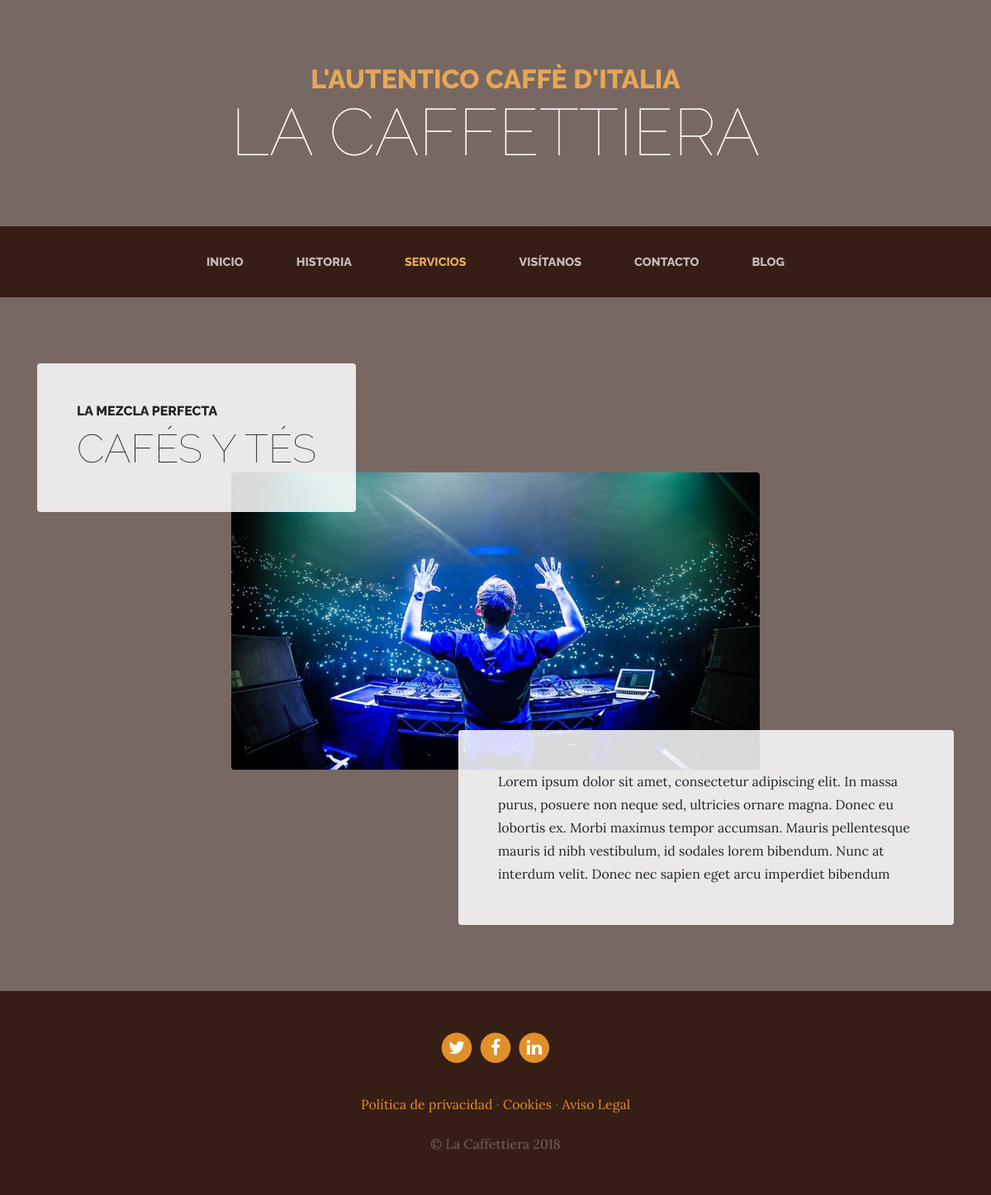
Page /services/ on the committed database.
### services/models.py (models this page shows, shortened)
class Service(models.Model):
    title = models.CharField(verbose_name="Título", max_length=200)
    subtitle = models.CharField(verbose_name="Subtítulo", max_length=200)
    content = models.TextField(verbose_name="Contenido")
    image = models.ImageField(verbose_name="Imagen", upload_to="services")
    created = models.DateTimeField(verbose_name="Fecha de creación", auto_now_add=True)
    updated = models.DateTimeField(verbose_name="Fecha de edición", auto_now=True)
    class Meta:
        verbose_name = "servicio"
        verbose_name_plural = "servicios"
        ordering = ["-created"]

### pages/models.py (models this page shows, shortened)
class Page(models.Model):
    title = models.CharField(verbose_name="Título", max_length=200)
    content = RichTextField(verbose_name="Contenido")
    order = models.SmallIntegerField(verbose_name="Orden", default=0)
    created = models.DateTimeField(auto_now_add=True, verbose_name="Fecha de creación")
    updated = models.DateTimeField(auto_now=True, verbose_name="Fecha de edición")
    class Meta:
        verbose_name = "página"
        verbose_name_plural = "páginas"
        ordering = ['order', 'title']

### services/views.py (the view)
# urls.py: path('', views.services, name="services")
def services(request):
    services = Service.objects.all()
    return render(request, "services.html", {'services': services})

### pages/templatetags/pages_extras.py (called while the page is built)
@register.simple_tag
def get_page_list():
    pages = Page.objects.all()
    return pages

### social/processors.py (called while the page is built)
def ctx_dict(request):
    ctx = {}
    links = Link.objects.all()
    for link in links:
        ctx[link.key] = link.url
    return ctx

### services/templates/services.html (shortened to what this page needs)
{% extends 'base.html' %}
{% load static %}
{% block body %}
  {% for service in services %}
    <section class="page-section">
      <div class="container">
        <div class="product-item">
          <div class="product-item-title d-flex">
            <div class="bg-faded p-5 d-flex mr-auto rounded">
              <h2 class="section-heading mb-0">
                <span class="section-heading-upper">{{service.title }}</span>
                <span class="section-heading-lower">{{service.subtitle }}</span>
              </h2>
            </div>
          </div>
          <img class="product-item-img mx-auto d-flex rounded img-fluid mb-3 mb-lg-0" src="{{ service.image.url }}" alt="">
          <div class="product-item-description d-flex ml-auto">
            <div class="bg-faded p-5 rounded">
              <p class="mb-0">{{service.content }}</p>
            </div>
          </div>
        </div>
      </div>
    </section>
  {% endfor %}
{% endblock %}

### core/templates/base.html (shortened to what this page needs)
<!DOCTYPE html>
<html lang="es">
<head>
    {% load static %}
    <link href="{% static 'vendor/bootstrap/css/bootstrap.min.css' %}" rel="stylesheet">
    <link href="{% static 'vendor/font-awesome/css/font-awesome.min.css' %}" rel="stylesheet" type="text/css">
    <link href="{% static 'css/business-casual.css' %}" rel="stylesheet"> </head>
<body>
    <h1 class="site-heading text-center text-white d-none d-lg-block">
      <span class="site-heading-upper text-primary mb-3">L'autentico caffè d'italia</span>
      <span class="site-heading-lower">La Caffettiera</span>
    </h1>
    <nav class="navbar navbar-expand-lg navbar-dark py-lg-4" id="mainNav">
        <div class="container"> <a class="navbar-brand text-uppercase text-expanded font-weight-bold d-lg-none" href="{% url 'home' %}">La Caffettiera</a>
            <div class="collapse navbar-collapse" id="navbarResponsive">
                <ul class="navbar-nav mx-auto">
                    <li class="nav-item px-lg-4 {% if request.path == '/' %}active{% endif %}"> <a class="nav-link text-uppercase text-expanded" href="{% url 'home' %}">Inicio</a> </li>
                    <li class="nav-item px-lg-4 {% if request.path == '/about/' %}active{% endif %}"> <a class="nav-link text-uppercase text-expanded" href="{% url 'about' %}">Historia</a> </li>
                    <li class="nav-item px-lg-4 {% if request.path == '/services/' %}active{% endif %}"> <a class="nav-link text-uppercase text-expanded" href="{% url 'services' %}">Servicios</a> </li>
                    <li class="nav-item px-lg-4 {% if request.path == '/store/' %}active{% endif %}"> <a class="nav-link text-uppercase text-expanded" href="{% url 'store' %}">Visítanos</a> </li>
                    <li class="nav-item px-lg-4 {% if request.path == '/contact/' %}active{% endif %}"> <a class="nav-link text-uppercase text-expanded" href="{% url 'contact' %}">Contacto</a> </li>
                    <li class="nav-item px-lg-4 {% if request.path|slice:":6" == '/blog/' %}active{% endif %}"> <a class="nav-link text-uppercase text-expanded" href="{% url 'blog' %}">Blog</a> </li>
                </ul>
            </div>
        </div>
    </nav>
    {% block body %}{% endblock %}
    <footer class="footer text-faded text-center py-5">
        <div class="container">
            <p class="m-0">
                {% if LINK_TWITTER %}
                <a href="{{ LINK_TWITTER }}" target="_blank" class="link"><span class="fa-stack fa-lg">
                    <i class="fa fa-circle fa-stack-2x"></i>
                    <i class="fa fa-twitter fa-stack-1x fa-inverse"></i>
                </span></a>
                {% endif %}
                {% if LINK_FACEBOOK %}
                <a href="{{ LINK_FACEBOOK }}" target="_blank" class="link"><span class="fa-stack fa-lg">
    	            <i class="fa fa-circle fa-stack-2x"></i>
    	            <i class="fa fa-facebook fa-stack-1x fa-inverse"></i>
	            </span></a>
	            {% endif %}
	            {% if LINK_LINKEDIN %}
                <a href="{{ LINK_LINKEDIN }}" target="_blank" class="link"><span class="fa-stack fa-lg">
    	            <i class="fa fa-circle fa-stack-2x"></i>
    	            <i class="fa fa-linkedin fa-stack-1x fa-inverse"></i>
	            </span></a>
	            {% endif %}
            </p>
            <p class="m-0 mbt">
                {% load pages_extras %}
                {% get_page_list as page_list %}
                {% for page in page_list %}
                    <a href="{% url 'pages' page.id page.title|slugify %}" class="link">{{ page.title }}</a>{% if not forloop.last %} ·{% endif %}
                {% endfor %}
            </p>
            <p class="m-0 mbt1">&copy; La Caffettiera 2018</p>
        </div>
    </footer>
</body>
</html>

### core/static/css/business-casual.css (style rules this page uses)
body { font-family: 'Lora'; background: linear-gradient(rgba(47, 23, 15, 0.65), rgba(47, 23, 15, 0.65)), url("../img/bg.jpg"); background-attachment: fixed; background-position: center; background-size: cover; }
h1, h2, h3, h4, h5, h6 { font-family: 'Raleway'; }
p { line-height: 1.75; }
.text-faded { color: rgba(255, 255, 255, 0.3); }
.site-heading { margin-top: 5rem; margin-bottom: 5rem; text-transform: uppercase; line-height: 1; font-family: 'Raleway'; }
.site-heading .site-heading-upper { display: block; font-size: 2rem; font-weight: 800; }
.site-heading .site-heading-lower { font-size: 5rem; font-weight: 100; line-height: 4rem; }
.page-section { margin-top: 5rem; margin-bottom: 5rem; }
.section-heading { text-transform: uppercase; }
.section-heading .section-heading-upper { display: block; font-size: 1rem; font-weight: 800; padding-bottom:.5rem; }
.section-heading .section-heading-lower { display: block; font-size: 3rem; font-weight: 100; }
.bg-faded { background-color: rgba(255, 255, 255, 0.85); }
#mainNav { background-color: rgba(47, 23, 15, 0.9); font-family: 'Raleway'; }
#mainNav .navbar-nav .nav-item .nav-link { color: rgba(255, 255, 255, 0.7); font-weight: 800; }
#mainNav .navbar-nav .nav-item.active .nav-link { color: #e6a756; }
@media (min-width: 992px) { #mainNav .navbar-nav .nav-item .nav-link { font-size: 0.9rem; } }
@media (min-width: 992px) { .product-item .product-item-title { position: relative; z-index: 1; margin-bottom: -3rem; } }
@media (min-width: 992px) { .product-item .product-item-img { position: relative; z-index: 0; max-width: 60vw; } }
@media (min-width: 992px) { .product-item .product-item-description { position: relative; z-index: 1; margin-top: -3rem; max-width: 50vw; } }
.footer { background-color: rgba(47, 23, 15, 0.9); }
.text-primary { color: #e6a756 !important; }
.mbt { padding-top: 2rem; }
.mbt1 { padding-top: 1.25rem; }
a.link { color: #df902a; }

### rows in the picture
Service: title "LA MEZCLA PERFECTA", subtitle "CAFÉS Y TÉS", image (picture), content "Lorem ipsum dolor sit amet, consectetur adipiscing elit. In massa purus, posuere non neque sed, ultricies ornare magna. Donec eu lobortis ex. Morbi maximus tempor accumsan. Mauris pellentesque mauris id nibh vestibulum, id sodales lorem bibendum. Nunc at interdum velit. Donec nec sapien eget arcu imperdiet bibendum"
Page: title "Política de privacidad"
Page: title "Cookies"
Page: title "Aviso Legal"
